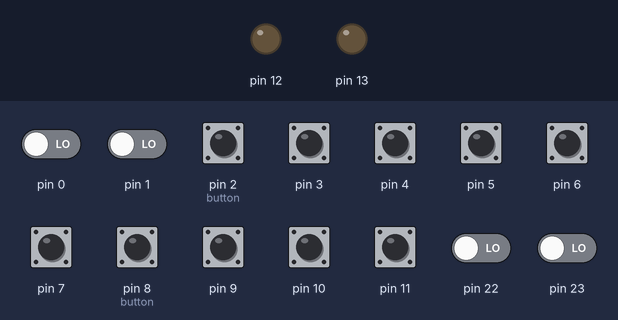
Bench run of a sketch on a simulated Arduino Uno, built with avr-gcc and run on an emulated ATmega328P. On the bench: output pins drawn as LEDs (lit = HIGH). Dashed ring = blinking. The test bench sets the inputs (shaded band); at power-on: pin 2 (button), pin 3–7, pin 8 (button), pin 9–11 HIGH, pin 0, pin 1, pin 22, pin 23 LOW. Sleep ends after the set time or at an interrupt.

Above: at 1.2 s.
1.3 s: pin 3 pulled LOW for 0.15 s
At 1.65 s:
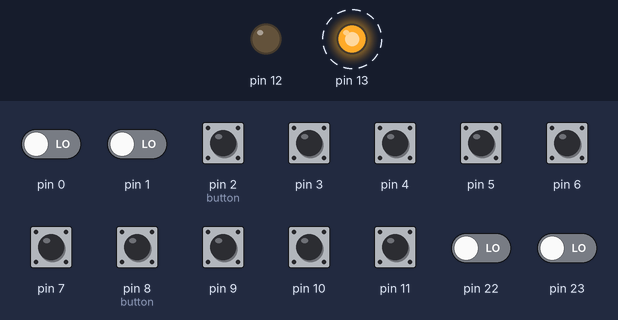
3.7 s: pin 4 pulled LOW for 0.15 s
At 6.3 s:
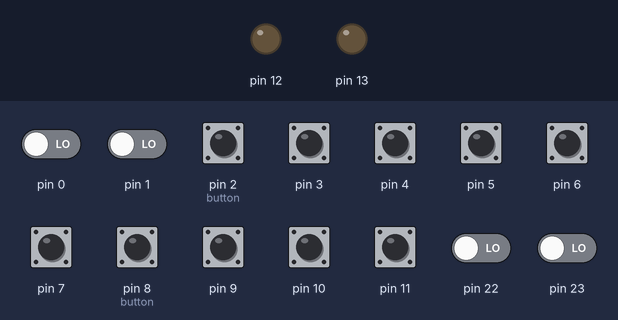
6.7 s: pin 5 pulled LOW for 0.15 s
At 7.05 s:
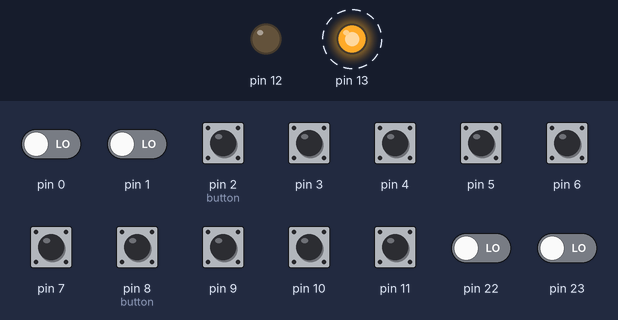
9.8 s: pin 6 pulled LOW for 0.15 s
At 12.6 s:
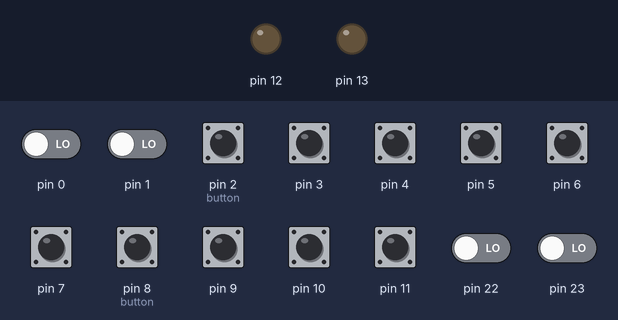
12.8 s: pin 8 (button) pulled LOW for 0.15 s
At 13.15 s:
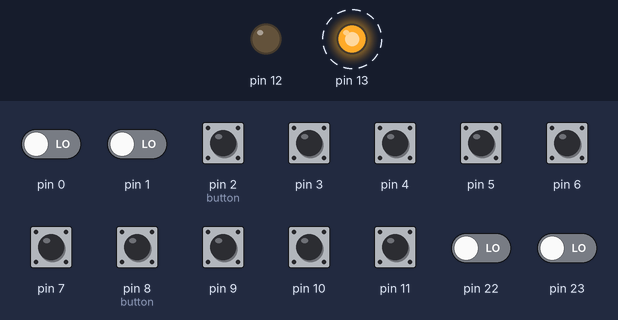
Timing chart, 0 to 16.8 s (numbered marks = the images above; inputs shaded):
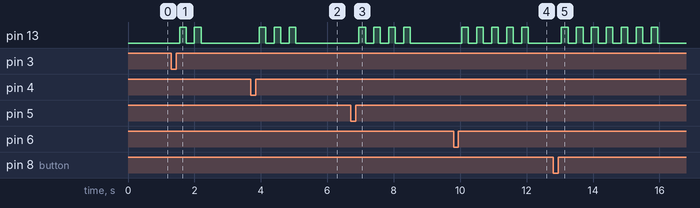

The sketch:

TV_Remote_05.ino
```cpp
// v01 - Blink using direct port manipulation
// v02 - read button using direct port manipulation
// v03 - Blink n times based on which button is pressed
// v04 - Read buttons using interrupt instead of polling in loop()
// v05 - Sleep

#include <avr/sleep.h>

#ifndef cbi
#define cbi(sfr, bit) (_SFR_BYTE(sfr) &= ~_BV(bit))
#endif
#ifndef sbi
#define sbi(sfr, bit) (_SFR_BYTE(sfr) |= _BV(bit))
#endif

volatile bool hit = false;
volatile bool buttonState[10]; // 1=Pressed

void setup() {
  cli(); // turn off interrupt while we setup interrupts

  DDRD &= B00000011; // D2..D7  as Inputs, leave D0..D1 (RX/TX) alone
  DDRB = B00110000;  // D8..D11 as inputs, D12,13 as outputs
  PORTD |= B11111100; // pullups on D2..D7
  PORTB |= B00001111; // pullups on D8..D11

  ClearButtonStates();

  // Listen to interrupts: PCINT0..PCINT3 (on D8..D11)
  PCMSK0 = _BV(PCINT0) + _BV(PCINT1) + _BV(PCINT2) + _BV(PCINT3);
  // Listen to interrupts: PCINT18..23 (on D2..D7)
  PCMSK2 = 0xFF - _BV(PCINT16) - _BV(PCINT17); // All bits HIGH except lowest 2 bits (used by RX & TX)

  sbi(PCICR, PCIE0);
  sbi(PCICR, PCIE2); // enable pin change interrupt: PCIE0=PCINT7..0|PCMSK0, PCIE1=PCINT14..8|PCMSK1, PCIE2=PCINT23..16|PCMSK2

  sei(); // enable interrupt.  I think same as: sbi(SREG, SREG_I); // Enable global interrupt
}

void loop() {

  if (hit)
  {
    for (byte i = 0; i < 10; i++)
    {
      if (buttonState[i])
      {
        ClearButtonStates();
        Blink(1 + i);
        break;
      }
    }

    hit = false;
  }

  sleepNow();
}

void sleepNow()
{
  set_sleep_mode(SLEEP_MODE_PWR_DOWN); // pick sleep mode to use
  sleep_enable(); // set SE bit
  sleep_mode(); // actually go to sleep!
}

void ClearButtonStates()
{
  for (byte i = 0; i < 10; i++)
  {
    buttonState[i] = false;
  }
}

// enabled interrupt X fires ISR(Interrupt Service Routine) Y: PCIE0>PCINT0_vect, PCIE1>PCINT1_vect, PCIE2>PCINT2_vect
ISR(PCINT0_vect) {
  cli(); // turn off interrupt to avoid switch noise
  delay(1); // wait till switch settles
  bool any = false;
  for (byte i = 0; i < 4; i++)
  {
    buttonState[6 + i] = (PINB & _BV(i)) == 0; // If bit is low, that button is pressed
    any = true;
  }
  hit = any;
  sei(); // enable interrupt.  I think same as: sbi(SREG, SREG_I); // Enable global interrupt
}

ISR(PCINT2_vect) {
  cli(); // turn off interrupt to avoid switch noise
  delay(1); // wait till switch settles
  bool any = false;
  for (byte i = 0; i < 6; i++)
  {
    buttonState[i] = (PIND & _BV(2 + i)) == 0; // If bit is low, that button is pressed
    any = true;
  }
  hit = any;
  sei(); // enable interrupt.  I think same as: sbi(SREG, SREG_I); // Enable global interrupt
}

void Blink(byte n)
{
  for (byte i = 0; i < n; i++) {
    delay(250);
    sbi(PORTB, PB5);  // turn the LED on (HIGH is the voltage level)
    delay(200);
    cbi(PORTB, PB5);  // turn the LED off by making the voltage LOW

  }
}
```

Measured:
- after the input at 1.3 s, pin 13: alternates HIGH for 0.20 s and LOW for 0.25 s, 4 changes in all, then stays LOW, starting after 0.25 s
- after the input at 3.7 s, pin 13: alternates HIGH for 0.20 s and LOW for 0.25 s, 6 changes in all, then stays LOW, starting after 0.25 s
- after the input at 6.7 s, pin 13: alternates HIGH for 0.20 s and LOW for 0.25 s, 8 changes in all, then stays LOW, starting after 0.25 s
- after the input at 9.8 s, pin 13: alternates HIGH for 0.20 s and LOW for 0.25 s, 10 changes in all, then stays LOW, starting after 0.25 s
- after the input at 12.8 s, pin 13: alternates HIGH for 0.20 s and LOW for 0.25 s, 14 changes in all, then stays LOW, starting after 0.25 s
